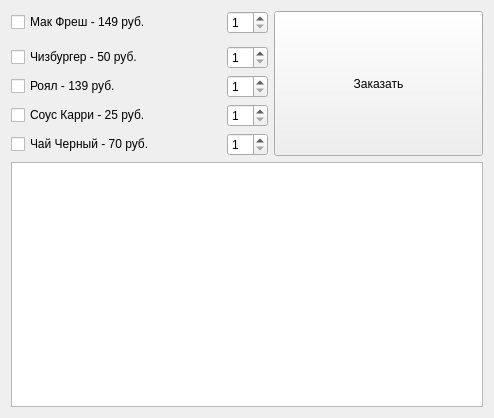
<?xml version="1.0" encoding="UTF-8"?>
<ui version="4.0">
 <class>Form</class>
 <widget class="QWidget" name="Form">
  <property name="geometry">
   <rect>
    <x>0</x>
    <y>0</y>
    <width>494</width>
    <height>418</height>
   </rect>
  </property>
  <property name="windowTitle">
   <string>Form</string>
  </property>
  <layout class="QGridLayout" name="gridLayout_2">
   <item row="6" column="0" colspan="3">
    <widget class="QPlainTextEdit" name="plainTextEdit"/>
   </item>
   <item row="0" column="2" rowspan="6">
    <widget class="QPushButton" name="pushButton">
     <property name="sizePolicy">
      <sizepolicy hsizetype="Minimum" vsizetype="Minimum">
       <horstretch>0</horstretch>
       <verstretch>0</verstretch>
      </sizepolicy>
     </property>
     <property name="text">
      <string>Заказать</string>
     </property>
    </widget>
   </item>
   <item row="4" column="0">
    <widget class="QCheckBox" name="checkBox_4">
     <property name="text">
      <string>Соус Карри - 25 руб.</string>
     </property>
    </widget>
   </item>
   <item row="5" column="0">
    <widget class="QCheckBox" name="checkBox_5">
     <property name="text">
      <string>Чай Черный - 70 руб.</string>
     </property>
    </widget>
   </item>
   <item row="2" column="0">
    <widget class="QCheckBox" name="checkBox_2">
     <property name="text">
      <string>Чизбургер - 50 руб.</string>
     </property>
    </widget>
   </item>
   <item row="3" column="0">
    <widget class="QCheckBox" name="checkBox_3">
     <property name="text">
      <string>Роял - 139 руб.</string>
     </property>
    </widget>
   </item>
   <item row="3" column="1">
    <widget class="QSpinBox" name="spinBox_3">
     <property name="sizePolicy">
      <sizepolicy hsizetype="Maximum" vsizetype="Fixed">
       <horstretch>0</horstretch>
       <verstretch>0</verstretch>
      </sizepolicy>
     </property>
     <property name="alignment">
      <set>Qt::AlignLeading|Qt::AlignLeft|Qt::AlignVCenter</set>
     </property>
     <property name="minimum">
      <number>1</number>
     </property>
     <property name="maximum">
      <number>40</number>
     </property>
    </widget>
   </item>
   <item row="0" column="1">
    <widget class="QSpinBox" name="spinBox">
     <property name="sizePolicy">
      <sizepolicy hsizetype="Maximum" vsizetype="Fixed">
       <horstretch>0</horstretch>
       <verstretch>0</verstretch>
      </sizepolicy>
     </property>
     <property name="alignment">
      <set>Qt::AlignLeading|Qt::AlignLeft|Qt::AlignVCenter</set>
     </property>
     <property name="minimum">
      <number>1</number>
     </property>
     <property name="maximum">
      <number>40</number>
     </property>
    </widget>
   </item>
   <item row="2" column="1">
    <widget class="QSpinBox" name="spinBox_2">
     <property name="sizePolicy">
      <sizepolicy hsizetype="Maximum" vsizetype="Fixed">
       <horstretch>0</horstretch>
       <verstretch>0</verstretch>
      </sizepolicy>
     </property>
     <property name="alignment">
      <set>Qt::AlignLeading|Qt::AlignLeft|Qt::AlignVCenter</set>
     </property>
     <property name="minimum">
      <number>1</number>
     </property>
     <property name="maximum">
      <number>40</number>
     </property>
    </widget>
   </item>
   <item row="4" column="1">
    <widget class="QSpinBox" name="spinBox_4">
     <property name="sizePolicy">
      <sizepolicy hsizetype="Maximum" vsizetype="Fixed">
       <horstretch>0</horstretch>
       <verstretch>0</verstretch>
      </sizepolicy>
     </property>
     <property name="alignment">
      <set>Qt::AlignLeading|Qt::AlignLeft|Qt::AlignVCenter</set>
     </property>
     <property name="minimum">
      <number>1</number>
     </property>
     <property name="maximum">
      <number>40</number>
     </property>
    </widget>
   </item>
   <item row="5" column="1">
    <widget class="QSpinBox" name="spinBox_5">
     <property name="sizePolicy">
      <sizepolicy hsizetype="Maximum" vsizetype="Fixed">
       <horstretch>0</horstretch>
       <verstretch>0</verstretch>
      </sizepolicy>
     </property>
     <property name="alignment">
      <set>Qt::AlignLeading|Qt::AlignLeft|Qt::AlignVCenter</set>
     </property>
     <property name="minimum">
      <number>1</number>
     </property>
     <property name="maximum">
      <number>40</number>
     </property>
    </widget>
   </item>
   <item row="0" column="0">
    <widget class="QCheckBox" name="checkBox">
     <property name="text">
      <string>Мак Фреш - 149 руб.</string>
     </property>
    </widget>
   </item>
  </layout>
 </widget>
 <resources/>
 <connections/>
</ui>
